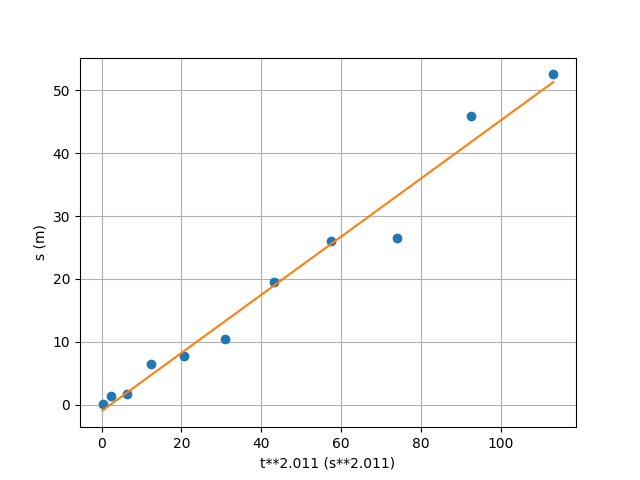

Write the Python code that produced this figure.
import numpy as np
import matplotlib.pyplot as plt

t = np.array([0.5, 1.5, 2.5, 3.5, 4.5, 5.5, 6.5, 7.5, 8.5, 9.5, 10.5])
s = np.array([0.1, 1.4, 1.7, 6.5, 7.7, 10.4, 19.5, 26.1, 26.5, 45.9, 52.5])

t = np.power(t, 2.011)

def regLin(x,y):
    x2=x**2
    y2=y**2
    xy=x*y
    n=x.size

    sx=x.sum()
    sy=y.sum()
    sxy=xy.sum()
    sx2=x2.sum()
    sy2=y2.sum()

    m=(n*sxy-sx*sy)/(n*sx2-(sx**2))
    b=(sx2*sy-sx*sxy)/(n*sx2-(sx**2))
    
    r2n=n*sxy-sx*sy
    r2d1=n*sx2-(sx**2)
    r2d2=n*sy2-(sy**2)
    r2=(r2n**2) / (r2d1*r2d2)
    
    varM=abs(m)*np.sqrt( ((1/r2)-1)/(n-2) )
    varB = varM*np.sqrt(sx2/n)
    return m,b,r2,varM,varB

values = regLin(t,s)
m = values[0]
b = values[1]
r2 = values[2]
varM = values[3]
varB = values[4]

print("m = {} +/- {}".format(m,varM))
print("b = {} +/- {}".format(b,varB))
print("r^2 =", r2)

plt.xlabel("t**2.011 (s**2.011)")
plt.ylabel("s (m)")
plt.plot(t, s, "o")
plt.plot(t, m*t+b)
plt.grid()
plt.show()
